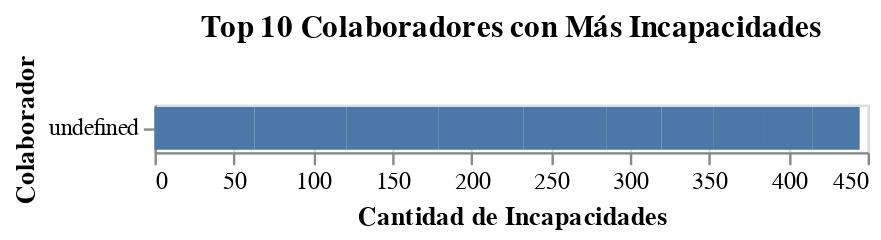

Notebook code cell kept with this figure:
### Code cell
top_reincidentes = df.groupby('c.c_colaborador')['incapacidades_acumuladas_por_colaborador'].first().sort_values(ascending=False).head(10)

plt.figure(figsize=(10,6))
top_reincidentes.plot(kind='bar', color='darkslateblue')
plt.title('Top 10 Colaboradores con Más Incapacidades')
plt.xlabel('Colaborador')
plt.ylabel('Cantidad de Incapacidades')
plt.xticks(rotation=45)
plt.tight_layout()
plt.show()

top_reincidentes = df.groupby('c.c_colaborador')['incapacidades_acumuladas_por_colaborador'].first().nlargest(10).reset_index()

fig5 = alt.Chart(top_reincidentes).mark_bar().encode(
    x=alt.X('incapacidades_acumuladas_por_colaborador:Q', title='Cantidad de Incapacidades'),
    y=alt.Y('c.c_colaborador:N', sort='-x', title='Colaborador'),
    tooltip=['c.c_colaborador', 'incapacidades_acumuladas_por_colaborador']
).properties(title='Top 10 Colaboradores con Más Incapacidades')

fig5

### Figure 1 — Vega-Lite specification as saved in the notebook (floating-point values rounded to 4 significant figures)
{"config": {"view": {"continuousWidth": 300, "continuousHeight": 300}}, "data": {"name": "data-6b826303f7c60836b6f944f6ba90fac6"}, "mark": {"type": "bar"}, "encoding": {"tooltip": [{"field": "c.c_colaborador", "type": "quantitative"}, {"field": "incapacidades_acumuladas_por_colaborador", "type": "quantitative"}], "x": {"field": "incapacidades_acumuladas_por_colaborador", "title": "Cantidad de Incapacidades", "type": "quantitative"}, "y": {"field": "c.c_colaborador", "sort": "-x", "title": "Colaborador", "type": "nominal"}}, "title": "Top 10 Colaboradores con Más Incapacidades", "$schema": "https://vega.github.io/schema/vega-lite/v5.20.1.json", "datasets": {"data-6b826303f7c60836b6f944f6ba90fac6": [{"c.c_colaborador": 76, "incapacidades_acumuladas_por_colaborador": 63}, {"c.c_colaborador": 118, "incapacidades_acumuladas_por_colaborador": 58}, {"c.c_colaborador": 270, "incapacidades_acumuladas_por_colaborador": 58}, {"c.c_colaborador": 543, "incapacidades_acumuladas_por_colaborador": 54}, {"c.c_colaborador": 37, "incapacidades_acumuladas_por_colaborador": 52}, {"c.c_colaborador": 85, "incapacidades_acumuladas_por_colaborador": 35}, {"c.c_colaborador": 73, "incapacidades_acumuladas_por_colaborador": 33}, {"c.c_colaborador": 104, "incapacidades_acumuladas_por_colaborador": 31}, {"c.c_colaborador": 908, "incapacidades_acumuladas_por_colaborador": 31}, {"c.c_colaborador": 255, "incapacidades_acumuladas_por_colaborador": 30}]}}
